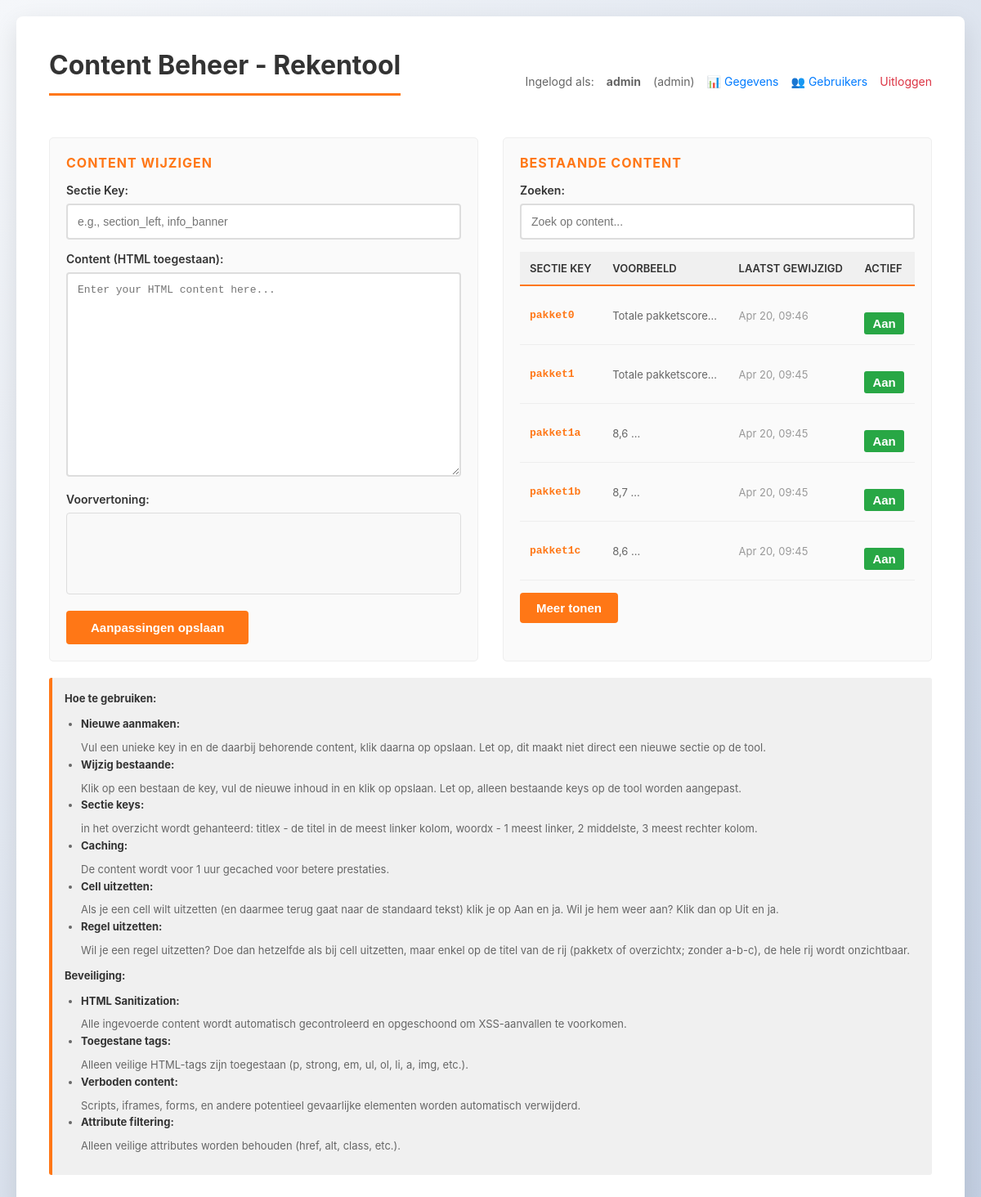
Page /admin/content.php (signed in) on the earlier database version.
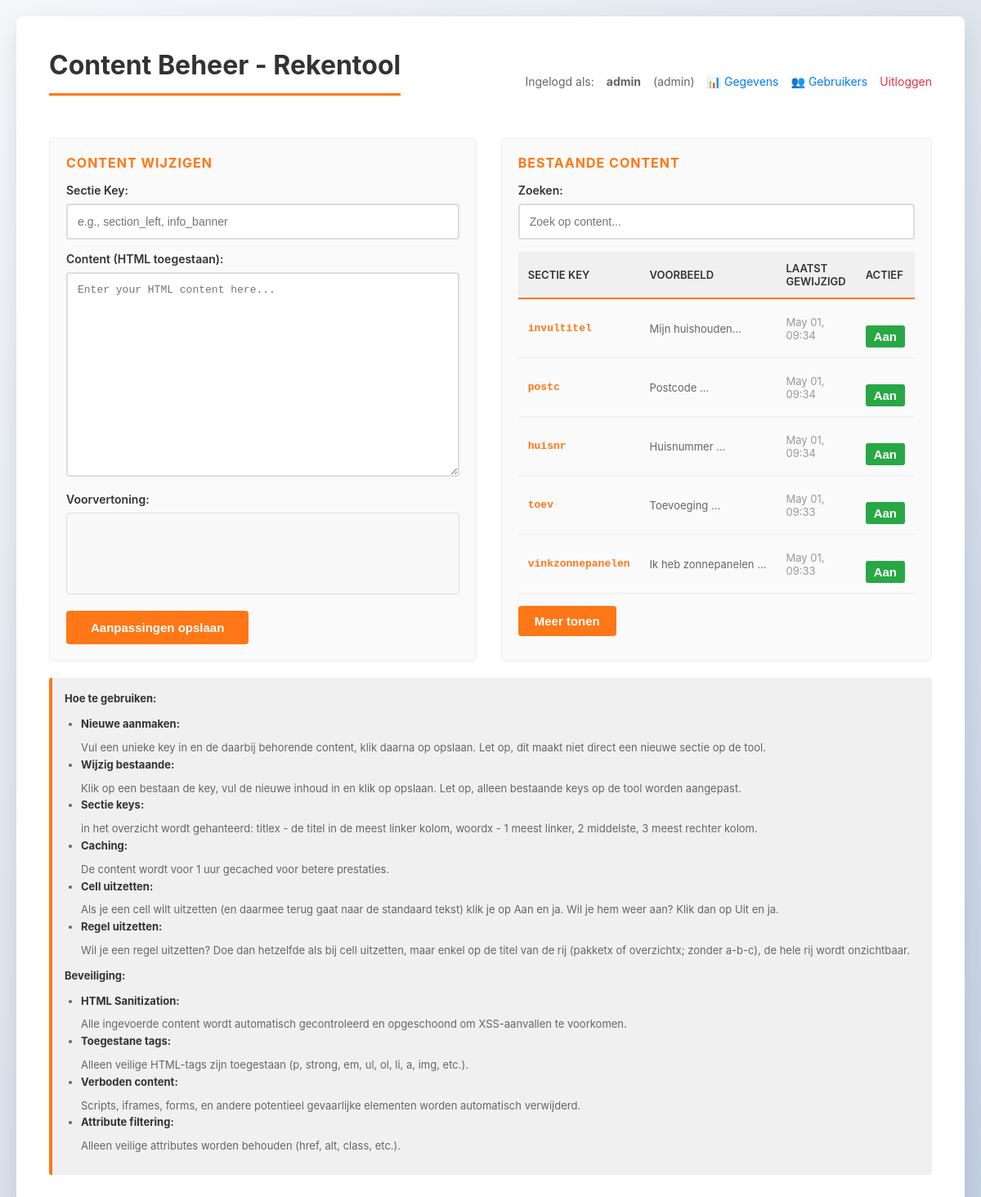
Same page on the later database version.
### tables this page shows
CREATE TABLE `page_content` (
  `id` int(11) NOT NULL,
  `section_key` varchar(100) NOT NULL,
  `content` longtext NOT NULL,
  `updated_at` timestamp NOT NULL DEFAULT current_timestamp() ON UPDATE current_timestamp(),
  `active` tinyint(1) NOT NULL DEFAULT 1
);

### config/database.php (called while the page is built, shortened)
<?php
return [
    'host'     => '127.0.0.1',
    'port'     => 3306,
    'database' => 'bewoner',
    'username' => 'root',
    'password' => '',
    'charset'  => 'utf8mb4',
];

### app/Database.php (called while the page is built, shortened)
<?php
class Database
{
    private PDO $pdo;
    public function __construct(array $config)
    {
        $dsn = sprintf(
            'mysql:host=%s;port=%s;dbname=%s;charset=%s',
            $config['host'],
            $config['port'],
            $config['database'],
            $config['charset']
        );
        $this->pdo = new PDO(
            $dsn,
            $config['username'],
            $config['password'],
            [
                PDO::ATTR_ERRMODE => PDO::ERRMODE_EXCEPTION,
            ]
        );
    }
    public function getConnection(): PDO
    {
        return $this->pdo;
    }
}

### app/Auth.php (called while the page is built, shortened)
<?php
class Auth {
    private PDO $db;
    public function __construct(PDO $db) {
        $this->db = $db;
    }
    public function isLoggedIn(): bool {
        return true;
    }
    public function getCurrentUser(): ?array {
        $userId = $_SESSION[self::SESSION_USER_ID] ?? null;
        return $this->getUserById($userId);
    }
    private function getUserById(int $id): ?array {
        $stmt = $this->db->prepare("SELECT id, username, email, full_name, role, active, created_at, last_login FROM admin_users WHERE id = ?");
        $stmt->execute([$id]);
        $user = $stmt->fetch(PDO::FETCH_ASSOC);
        return $user ?: null;
    }
    public function hasPermission(string $permission): bool {
        $user = $this->getCurrentUser();
        if ($user['role'] === 'admin') {
            return true;
        }
        $rolePermissions = [
            'admin' => ['view_data', 'export_data', 'manage_users'],
            'editor' => ['view_data', 'export_data'],
            'viewer' => ['view_data'],
        ];
        $userPermissions = $rolePermissions[$user['role']] ?? [];
        return in_array($permission, $userPermissions);
    }
    public function canViewData(): bool {
        return $this->hasPermission('view_data');
    }
    public function canManageUsers(): bool {
        return $this->hasPermission('manage_users');
    }
}

### app/ContentManager.php (called while the page is built, shortened)
<?php
class ContentManager
{
    private PDO $pdo;
    public function __construct(array $dbConfig, string $cacheDir = null)
    {
        $dsn = sprintf(
            'mysql:host=%s;port=%s;dbname=%s;charset=%s',
            $dbConfig['host'],
            $dbConfig['port'],
            $dbConfig['database'],
            $dbConfig['charset']
        );
        $this->pdo = new PDO(
            $dsn,
            $dbConfig['username'],
            $dbConfig['password'],
            [PDO::ATTR_ERRMODE => PDO::ERRMODE_EXCEPTION]
        );
        $this->cacheDir = $cacheDir ?? dirname(__DIR__) . '/cache';
    }
    public function getAllContent(): array
    {
        $stmt = $this->pdo->prepare("SELECT section_key, content, updated_at, active FROM page_content ORDER BY updated_at DESC");
        $stmt->execute();
        return $stmt->fetchAll(PDO::FETCH_ASSOC);
    }
}
?>

### admin/content.php (the view, shortened to what this page needs)
<?php
$config = require BASE_PATH . '/config/config.php';
$dbConfig = require BASE_PATH . '/config/database.php';
$db = new Database($dbConfig);
$auth = new Auth($db->getConnection());
$auth->requireLogin();
$contentManager = new ContentManager($dbConfig);
$sectionKey = '';
$currentContent = '';
$allContent = [];
try {
    $allContent = $contentManager->getAllContent();
} catch (Exception $e) {
    $message = '<div style="color: orange; padding: 10px; background: #fff3cd; margin: 10px 0;">Note: No content found yet. <a href="' . dirname(__DIR__) . '/create_content_table.php">Click here to initialize the database table.</a></div>';
}
?>
<!DOCTYPE html>
<html lang="en">
<head>
</head>
<body>
    <div class="container">
        <div style="display: flex; justify-content: space-between; align-items: center; margin-bottom: 20px; flex-wrap: wrap; gap: 10px;">
            <h1>Content Beheer - Rekentool</h1>
            <div style="font-size: 14px; color: #666; display: flex; gap: 15px; flex-wrap: wrap;">
                Ingelogd als: <strong><?php echo htmlspecialchars($auth->getCurrentUser()['username']); ?></strong> (<?php echo htmlspecialchars($auth->getCurrentUser()['role']); ?>)
                <?php if ($auth->canViewData()): ?>
                <a href="data.php" style="color: #007bff; text-decoration: none;">📊 Gegevens</a>
                <?php endif; ?>
                <?php if ($auth->canManageUsers()): ?>
                <a href="users.php" style="color: #007bff; text-decoration: none;">👥 Gebruikers</a>
                <?php endif; ?>
                <a href="../logout.php" style="color: #dc3545; text-decoration: none;">Uitloggen</a>
            </div>
        </div>
        <div class="content-grid">
            <div class="editor-panel">
                <div class="panel-title">Content wijzigen</div>
                <form method="POST">
                    <label for="section_key">Sectie Key:</label>
                    <input type="text" id="section_key" name="section_key" placeholder="e.g., section_left, info_banner" required value="<?php echo htmlspecialchars($sectionKey); ?>">
                    <label for="content">Content (HTML toegestaan):</label>
                    <textarea id="content" name="content" placeholder="Enter your HTML content here..." required><?php echo htmlspecialchars($currentContent); ?></textarea>
                    <label for="preview">Voorvertoning:</label>
                    <div id="preview" style="border: 1px solid #ddd; padding: 10px; min-height: 100px; background: #f9f9f9; margin-top: 8px; border-radius: 4px;"></div>
                    <button type="submit">Aanpassingen opslaan</button>
                </form>
            </div>
            <div class="browser-panel">
                <div class="panel-title">Bestaande content</div>
                <?php if (empty($allContent)): ?>
                    <div class="empty-state">
                        <p>Nog geen content</p>
                        <p style="font-size: 12px;">Maak een eerste veld links</p>
                    </div>
                <?php else: ?>
                    <label for="search_box">Zoeken:</label>
                    <input type="search" id="search_box" placeholder="Zoek op content..." class="search-box">
                    <table class="content-table">
                        <thead>
                            <tr>
                                <th>Sectie Key</th>
                                <th>Voorbeeld</th>
                                <th>Laatst gewijzigd</th>
                                <th>Actief</th>
                            </tr>
                        </thead>
                        <tbody id="content_table_body">
                            <?php foreach ($allContent as $item): ?>
                                <tr class="content-row" data-key="<?php echo htmlspecialchars($item['section_key']); ?>" data-content="<?php echo htmlspecialchars($item['content']); ?>" onclick="loadContent(this)">
                                    <td class="key-cell"><?php echo htmlspecialchars($item['section_key']); ?></td>
                                    <td class="preview-cell" title="<?php echo htmlspecialchars(strip_tags($item['content'])); ?>"><?php echo htmlspecialchars(substr(strip_tags($item['content']), 0, 50)); ?>...</td>
                                    <td class="updated-cell"><?php echo date('M d, H:i', strtotime($item['updated_at'])); ?></td>                                    <td>
                                        <form method="POST" style="display: inline;" onsubmit="return confirm('Weet je zeker dat je deze sectie wilt togglen?')">
                                            <button type="submit" style="background: <?php echo $item['active'] ? '#28a745' : '#dc3545'; ?>; color: white; border: none; padding: 5px 10px; border-radius: 3px; cursor: pointer;">
                                                <?php echo $item['active'] ? 'Aan' : 'Uit'; ?>
                                            </button>
                                        </form>
                                    </td>                                </tr>
                            <?php endforeach; ?>
                        </tbody>
                    </table>
                    <button id="show-more-btn" style="margin-top: 15px; background: #ff7716; color: white; border: none; padding: 10px 20px; border-radius: 4px; cursor: pointer;">Meer tonen</button>
                <?php endif; ?>
            </div>
        </div>
        <div class="info">
            <strong>Hoe te gebruiken:</strong>
            <ul style="margin: 10px 0; padding-left: 20px;">
                <li><strong>Nieuwe aanmaken:</strong> Vul een unieke key in en de daarbij behorende content, klik daarna op opslaan. Let op, dit maakt niet direct een nieuwe sectie op de tool.</li>
                <li><strong>Wijzig bestaande:</strong> Klik op een bestaan de key, vul de nieuwe inhoud in en klik op opslaan. Let op, alleen bestaande keys op de tool worden aangepast.</li>
                <li><strong>Sectie keys:</strong> in het overzicht wordt gehanteerd: titlex - de titel in de meest linker kolom, woordx - 1 meest linker, 2 middelste, 3 meest rechter kolom.</li>
                <li><strong>Caching:</strong> De content wordt voor 1 uur gecached voor betere prestaties.</li>
                <li><strong>Cell uitzetten:</strong> Als je een cell wilt uitzetten (en daarmee terug gaat naar de standaard tekst) klik je op Aan en ja. Wil je hem weer aan? Klik dan op Uit en ja.</li>
                <li><strong>Regel uitzetten:</strong> Wil je een regel uitzetten? Doe dan hetzelfde als bij cell uitzetten, maar enkel op de titel van de rij (pakketx of overzichtx; zonder a-b-c), de hele rij wordt onzichtbaar.</li>
            </ul>
            <strong>Beveiliging:</strong>
            <ul style="margin: 10px 0; padding-left: 20px;">
                <li><strong>HTML Sanitization:</strong> Alle ingevoerde content wordt automatisch gecontroleerd en opgeschoond om XSS-aanvallen te voorkomen.</li>
                <li><strong>Toegestane tags:</strong> Alleen veilige HTML-tags zijn toegestaan (p, strong, em, ul, ol, li, a, img, etc.).</li>
                <li><strong>Verboden content:</strong> Scripts, iframes, forms, en andere potentieel gevaarlijke elementen worden automatisch verwijderd.</li>
                <li><strong>Attribute filtering:</strong> Alleen veilige attributes worden behouden (href, alt, class, etc.).</li>
            </ul>
        </div>
    </div>
</body>
</html>

### admin/content.php (style rules this page uses)
* { box-sizing: border-box; }
body { font-family: -apple-system, BlinkMacSystemFont, 'Segoe UI', Arial, sans-serif; max-width: 1200px; margin: 0 auto; padding: 20px; background: linear-gradient(135deg, #f5f7fa 0%, #c3cfe2 100%); min-height: 100vh; }
.container { background: white; padding: 40px; border-radius: 8px; box-shadow: 0 10px 30px rgba(0,0,0,0.1); }
h1 { color: #333; border-bottom: 3px solid #ff7716; padding-bottom: 15px; margin-top: 0; }
.content-grid { display: grid; grid-template-columns: 1fr 1fr; gap: 30px; margin-top: 30px; }
.editor-panel, .browser-panel { padding: 20px; background: #fafafa; border-radius: 5px; border: 1px solid #eee; }
.panel-title { font-weight: bold; color: #ff7716; margin-bottom: 15px; font-size: 16px; text-transform: uppercase; letter-spacing: 1px; }
label { display: block; margin-top: 15px; font-weight: 600; color: #333; font-size: 14px; }
input[type="text"], textarea, input[type="search"] { width: 100%; padding: 12px; margin-top: 8px; border: 2px solid #ddd; border-radius: 4px; font-family: Arial, sans-serif; font-size: 14px; transition: border-color 0.3s; }
textarea { min-height: 250px; resize: vertical; font-family: 'Courier New', monospace; font-size: 13px; }
button { background: #ff7716; color: white; padding: 12px 30px; border: none; border-radius: 4px; cursor: pointer; font-size: 15px; font-weight: 600; margin-top: 20px; transition: all 0.3s; }
.content-table { width: 100%; border-collapse: collapse; margin-top: 15px; }
.content-table thead { background: #f0f0f0; border-bottom: 2px solid #ff7716; }
.content-table th { padding: 12px; text-align: left; font-weight: 600; color: #333; font-size: 13px; text-transform: uppercase; }
.content-table td { padding: 12px; border-bottom: 1px solid #eee; font-size: 13px; }
.content-table tbody tr { transition: all 0.2s; }
.key-cell { font-family: 'Courier New', monospace; font-weight: 600; color: #ff7716; }
.preview-cell { max-width: 200px; overflow: hidden; text-overflow: ellipsis; white-space: nowrap; color: #666; }
.updated-cell { font-size: 12px; color: #999; }
.search-box { margin-top: 15px; }
.info { background: #f0f0f0; padding: 15px; border-left: 4px solid #ff7716; margin-top: 20px; color: #666; border-radius: 3px; font-size: 13px; line-height: 1.6; }
.info strong { color: #333; display: block; margin-bottom: 8px; }

Differences in the rows shown:
no longer on this page (row unchanged): page_content: section_key "pakket0", content "Totale pakketscore", updated_at "Apr 20, 09:46", active "Aan"
no longer on this page (row unchanged): page_content: section_key "pakket1", content "Totale pakketscore", updated_at "Apr 20, 09:45", active "Aan"
no longer on this page (row unchanged): page_content: section_key "pakket1a", content "8,6", updated_at "Apr 20, 09:45", active "Aan"
no longer on this page (row unchanged): page_content: section_key "pakket1b", content "8,7", updated_at "Apr 20, 09:45", active "Aan"
no longer on this page (row unchanged): page_content: section_key "pakket1c", content "8,6", updated_at "Apr 20, 09:45", active "Aan"
added page_content: section_key "invultitel", content "Mijn huishouden", updated_at "May 01, 09:34", active "Aan"
added page_content: section_key "postc", content "Postcode", updated_at "May 01, 09:34", active "Aan"
added page_content: section_key "huisnr", content "Huisnummer", updated_at "May 01, 09:34", active "Aan"
added page_content: section_key "toev", content "Toevoeging", updated_at "May 01, 09:33", active "Aan"
added page_content: section_key "vinkzonnepanelen", content "Ik heb zonnepanelen", updated_at "May 01, 09:33", active "Aan"
